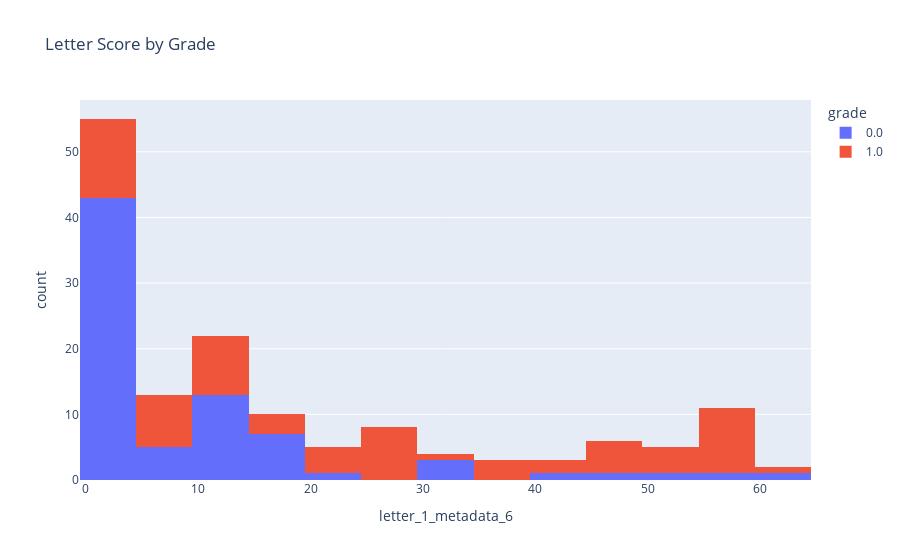

Write notebook code for a chart like this one.
### Code cell
fig = px.histogram(children, x="letter_1_metadata_6
                   ", color="grade", title="Letter Score by Grade")
fig.show()

### Figure 1 — Plotly figure (JSON) as saved in the notebook; plotly's stock layout.template omitted (floating-point values rounded to 4 significant figures)
{"data": [{"alignmentgroup": "True", "bingroup": "x", "hovertemplate": "grade=0.0<br>letter_1_metadata_6=%{x}<br>count=%{y}<extra></extra>", "legendgroup": "0.0", "marker": {"color": "#636efa", "pattern": {"shape": ""}}, "name": "0.0", "nbinsx": 30, "offsetgroup": "0.0", "orientation": "v", "showlegend": true, "type": "histogram", "x": [60, 42, 16, 47, 34, 59, 17, 0, 7, 0, 2, 0, 2, 2, 0, 0, 0, 4, 0, 0, 3, 2, 1, 0, 0, 0, 10, 14, 0, 0, 0, 11, 0, 0, 11, 17, 0, 0, 0, 12, 7, 12, 0, 0, 0, 17, 12, 0, 3, 0, 3, 0, 0, 12, 1, 0, 5, 0, 3, 22, 17, 10, 30, 0, 15, 3, 17, 6, 11, 14, 13, 34, 0, 7, 0, 11, 50], "xaxis": "x", "yaxis": "y"}, {"alignmentgroup": "True", "bingroup": "x", "hovertemplate": "grade=1.0<br>letter_1_metadata_6=%{x}<br>count=%{y}<extra></extra>", "legendgroup": "1.0", "marker": {"color": "#EF553B", "pattern": {"shape": ""}}, "name": "1.0", "nbinsx": 30, "offsetgroup": "1.0", "orientation": "v", "showlegend": true, "type": "histogram", "x": [45, 50, 38, 6, 12, 16, 0, 28, 27, 3, 4, 16, 21, 25, 34, 3, 37, 6, 9, 0, 3, 57, 3, 0, 3, 22, 58, 41, 54, 49, 38, 10, 28, 5, 52, 17, 42, 46, 7, 11, 29, 46, 0, 5, 25, 14, 3, 56, 59, 27, 13, 8, 55, 60, 9, 24, 58, 25, 3, 53, 10, 11, 13, 59, 58, 58, 49, 12, 57, 23], "xaxis": "x", "yaxis": "y"}], "layout": {"autosize": true, "barmode": "relative", "legend": {"title": {"text": "grade"}, "tracegroupgap": 0}, "title": {"text": "Letter Score by Grade"}, "xaxis": {"anchor": "y", "autorange": true, "domain": [0, 1], "range": [-0.5, 64.5], "title": {"text": "letter_1_metadata_6"}, "type": "linear"}, "yaxis": {"anchor": "x", "autorange": true, "domain": [0, 1], "range": [0, 57.89], "title": {"text": "count"}}}}
